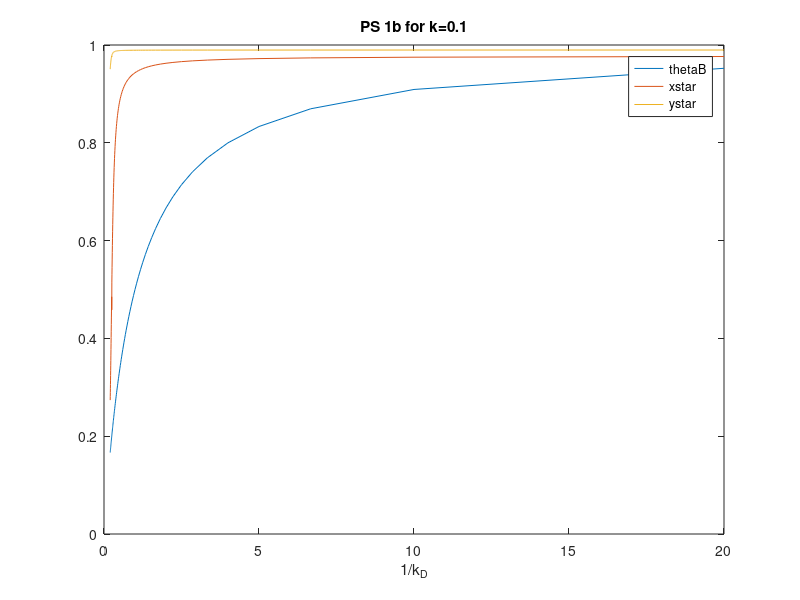
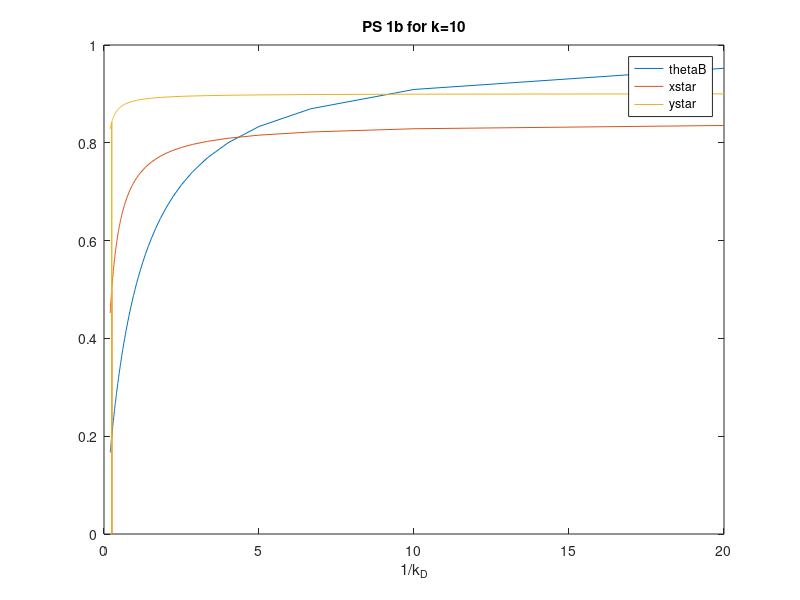

The MATLAB script that drew these images, in order:
%% Problem 1b
clear all; close all; clc;
% assume k1=k2=k3=k4=k,for first consideration, let k=k1=0.1
% gamma1*R_T/V2=5;
% gamma3*X_T/V4=10;
% V1/V2=(gamma1*R_T/V2)*thetaB;
% V3/V4=(gamma3*X_T/V4)*xstar;
% Assume k_D=0.05

k_D=0.05;k1=0.1;
for i=1:100 
thetaB(i)=1/(1+k_D(i));
xstar(i)=((5.*thetaB(i).*k1+k1+1-5.*thetaB(i))-sqrt((5.*thetaB(i)-5.*thetaB(i).*k1-k1-1).^2-4.*(1-5.*thetaB(i)).*(5.*thetaB(i).*k1)))./(2.*(1-5.*thetaB(i)));
% xstar=((1+k1+V1/V2*k2-V1/V2)+-sqrt((V1/V2-V1/V2*k2-k1-1)^2-4*(1-V1/V2)*(V1/V2*k2)))/(2*(1-V1/V2));
ystar(i)=((1+k1+10.*xstar(i).*k1-10.*xstar(i))-sqrt((10.*xstar(i)-10.*xstar(i).*k1-k1-1).^2-4.*(1-10.*xstar(i)).*(10.*xstar(i).*k1)))./(2.*(1-10.*xstar(i)));
% ystar=(1+k3+V3/V4*k4-V3/V4)+sqrt((V3/V4-V3/V4*k4-k3-1)^2-4*(1-V3/V4)*(V3/V4*k4))/(2*(1-V3/V4))
k_D(i+1)=k_D(i)+0.05;
end
kd=k_D(1:length(k_D)-1);
% plot figure at k=0.1
figure (1)
plot(1./kd,thetaB,1./kd,xstar,1./kd,ystar);
legend('thetaB','xstar','ystar');
xlabel('1/k_D');
title('PS 1b for k=0.1');

% assume k1=k2=k3=k4=k,for first consideration, let k=k2=10
k2=10;
k_D=0.05;
for i=1:100
thetaB2(i)=1/(1+k_D(i));
xstar2(i)=((5.*thetaB2(i).*k2+k2+1-5.*thetaB2(i))-sqrt((5.*thetaB2(i)-5.*thetaB2(i).*k2-k2-1).^2-4.*(1-5.*thetaB2(i)).*(5.*thetaB2(i).*k2)))./(2.*(1-5.*thetaB2(i)));
% xstar=((1+k1+V1/V2*k2-V1/V2)-sqrt((V1/V2-V1/V2*k2-k1-1)^2-4*(1-V1/V2)*(V1/V2*k2)))/(2*(1-V1/V2));
ystar2(i)=((1+k2+10.*xstar2(i).*k2-10.*xstar2(i))-sqrt((10.*xstar2(i)-10.*xstar2(i).*k2-k2-1).^2-4.*(1-10.*xstar2(i)).*(10.*xstar2(i).*k2)))./(2.*(1-10.*xstar2(i)));
% ystar=(1+k3+V3/V4*k4-V3/V4)+sqrt((V3/V4-V3/V4*k4-k3-1)^2-4*(1-V3/V4)*(V3/V4*k4))/(2*(1-V3/V4))
k_D(i+1)=k_D(i)+0.05;
end
kd=k_D(1:length(k_D)-1);
% plot figure at k=10
figure (2)
plot(1./kd,thetaB2,1./kd,xstar2,1./kd,ystar2);
legend('thetaB','xstar','ystar');
xlabel('1/k_D');
title('PS 1b for k=10');